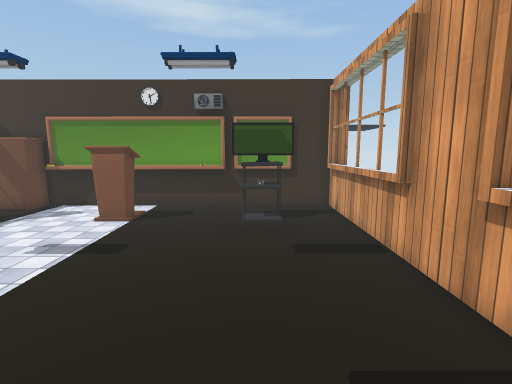
View 1 (above)

13 first-person views from a walk through a Unity game level. The camera is 1.4 m above the floor, tilts 8° down and sees 85° across. The floor is counted in squares, 0.5 m on a side. Each view is taken from the middle of a square. On the plan, view 1 faces up. The plan holds only what a view shows up to about 19 squares ahead; the rest is blank. The place goes on beyond the plan. Some surface patterns are stand-ins.

View 2
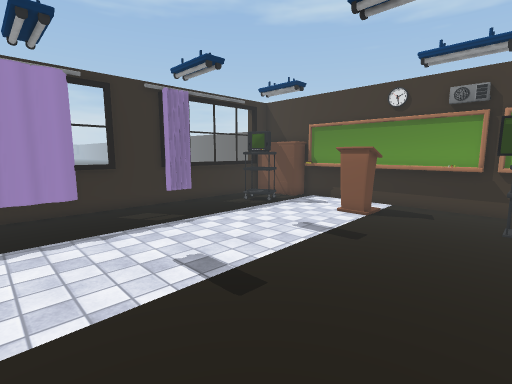

View 3
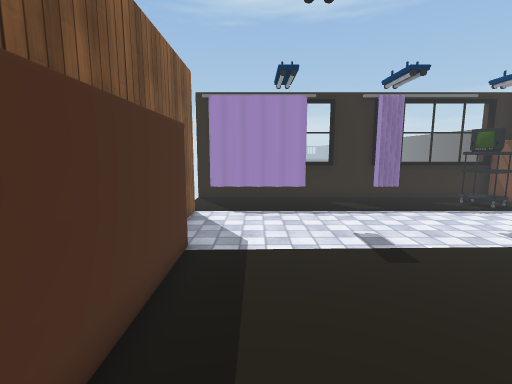

View 4
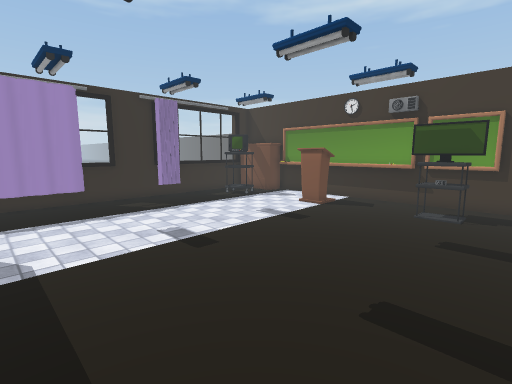

View 5
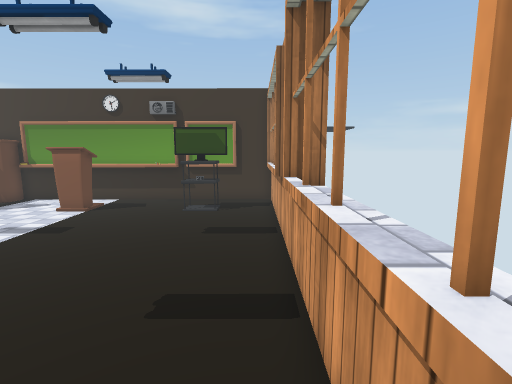

View 6
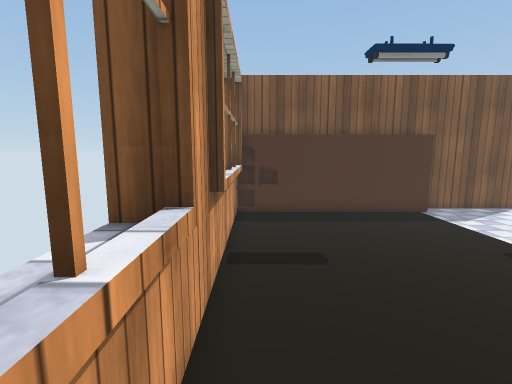

View 7
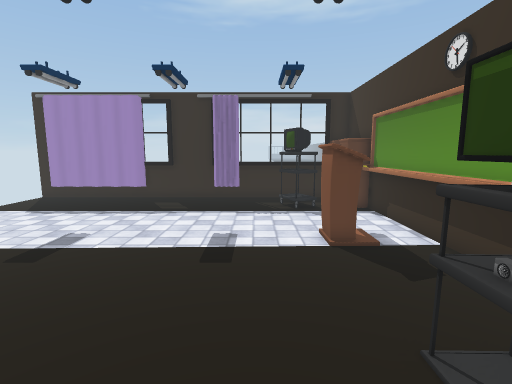

View 8
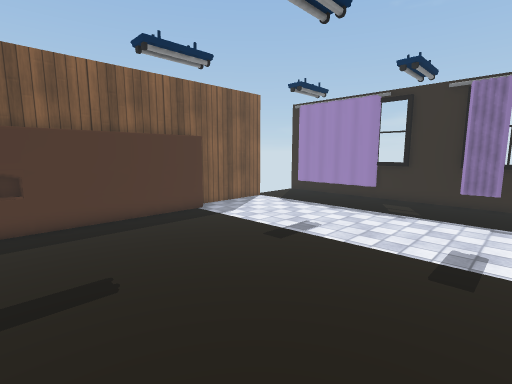

View 9
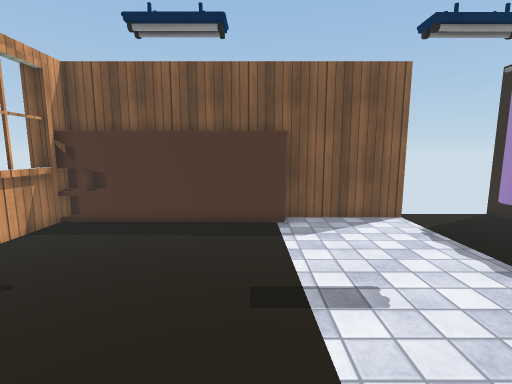

View 10
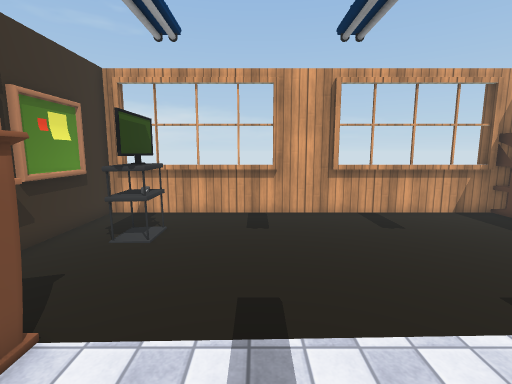

View 11
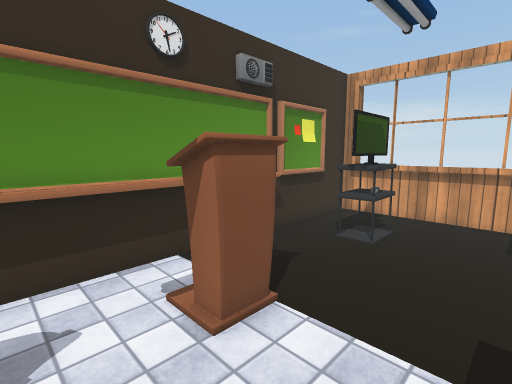

View 12
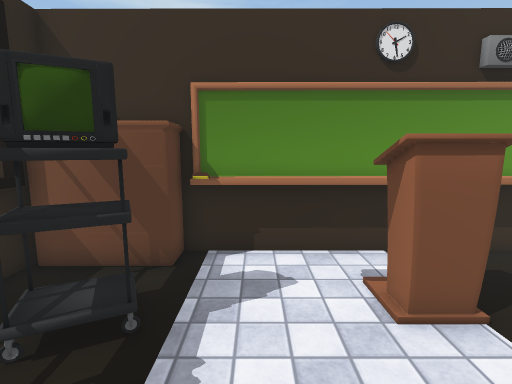

View 13
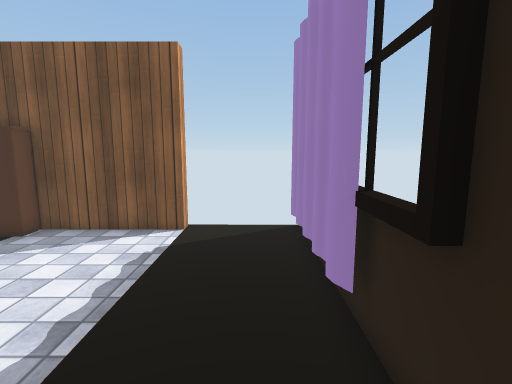

### Floor plan
Points are (right, up) in squares from view 1. A wall is a line through its corners. A room is listed if a view was taken in it or the views show most of it. See-through windows are left out.
Room 1 (views 1, 2, 3, 4, 5, 6, 7, 8, 9, 10, 11, 12, 13)
walls: (-6.5, 11.2) (-6.6, 12.1); (-6.7, 11.2) (-6.9, 12.3); (-6.8, 11.2) (-6.8, 12.2); (-5.3, 12.1) (-5.3, 11.3); (-5, 12.2) (-5, 11.2) (-6.7, 11.2) (-6.6, 12.2); (-4.9, 12.3) (-5.1, 11.2); (-5.2, 12.3) (-5, 11.2); (-10.8, 11) (-12.4, 10.3); (-10.9, 11.2) (-11.9, 10.7); (-10.9, 11.2) (-11.3, 10.8) (-12, 10.6); (-11.2, 11) (-11.8, 10.4); (-11.3, 11.1) (-11.7, 10.6) (-12.4, 10.6); (3.6, 6.9) (3.6, 14.2); (3.9, 7) (4.6, 7); (-14.4, 3.9) (-14.4, 2.1) (-14.2, 1.6) (-14.3, 0.9) (-14.2, 0.3) (-14.3, -0.3) (-14.2, -0.9) (-14.3, -1.5) (-14.2, -2.1) (-14.3, -2.7) (-14.2, -3.4) (-14.5, -3.9); (-11.4, 12) (-12.7, 11.4); (-11.4, 12.2) (-10.9, 11.1) (-11.6, 10.6) (-12.2, 10.6); (-3, 14.5) (-10.3, 14.5); (-1.6, 14.2) (-10.8, 14.2); (-10.4, -4.6) (-10.4, -4) (-5.2, -4) (-5.2, -3) (4, -3); (2, -3.7) (2.9, -3.7); (3.5, -2.5) (4, -2.5); (3.6, -2.8) (3.6, 4.5); (-14.4, 12) (-14.4, 7.9); (1.9, 14.5) (-1.1, 14.5); (4, -2.7) (4.6, -2.7); (3.1, -3.7) (3.9, -3.7) (3.9, 14.8) (-11, 14.8); (-14.7, 12) (-14.7, 1.4); (-14.7, -3.9) (-14.7, -4.8)
objects: other object (-1, 12) to (1, 12); other object (0, 11) to (1, 11); other object (0, 13) to (1, 13)

Where each view was taken, in squares from view 1:
view 1: 0 up, 0 right, facing up
view 2: 1 down, 0 right, facing up-left
view 3: 1 down, 3 right, facing left
view 4: 2 down, 3 right, facing up-left
view 5: 2 down, 3 right, facing up
view 6: 10 up, 3 right, facing down
view 7: 9 up, 3 right, facing left
view 8: 9 up, 3 right, facing down-left
view 9: 8 up, 4 left, facing down
view 10: 8 up, 9 left, facing right
view 11: 8 up, 9 left, facing up-right
view 12: 7 up, 9 left, facing up
view 13: 6 up, 13 left, facing down
